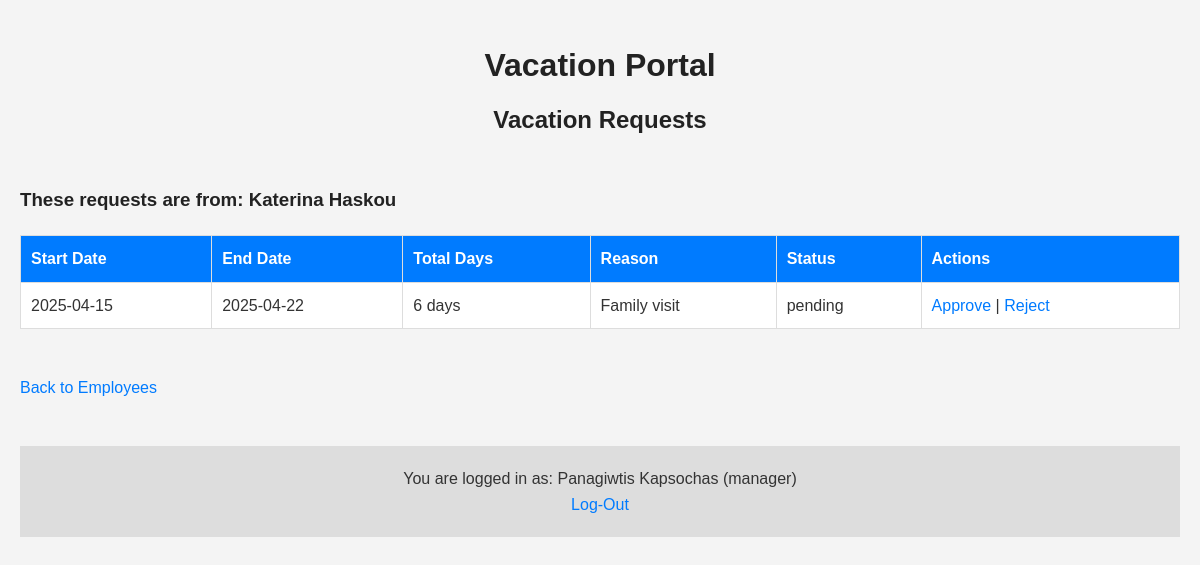
The app's page /manageRequestsForm.php?employee_code=1111112 (signed in) with its own data.
### tables this page shows
CREATE TABLE `users` (
  `employee_code` int(11) NOT NULL,
  `full_name` varchar(100) NOT NULL,
  `email` varchar(100) NOT NULL,
  `password` varchar(255) NOT NULL,
  `role` enum('manager','employee') NOT NULL,
  `manager_code` int(7) NOT NULL
);

CREATE TABLE `requests` (
  `id` int(11) NOT NULL,
  `employee_code` int(11) NOT NULL,
  `full_name` varchar(100) NOT NULL,
  `start_date` date NOT NULL,
  `end_date` date NOT NULL,
  `total_days` int(11) GENERATED ALWAYS AS (to_days(`end_date`) - to_days(`start_date`) + 1) STORED,
  `reason` text NOT NULL,
  `status` enum('pending','approved','rejected') NOT NULL,
  `submitted_date` datetime DEFAULT current_timestamp(),
  `manager_code` int(7) NOT NULL
);

### middleware/utils.php (called while the page is built, shortened)
<?php
function countWeekdays($start_date, $end_date) {
    $start = new DateTime($start_date);
    $end = new DateTime($end_date);
    $interval = new DateInterval('P1D');
    $dateRange = new DatePeriod($start, $interval, $end->modify('+1 day'));
    $weekdayCount = 0;
    foreach ($dateRange as $date) {
        if ($date->format('N') < 6) {
            $weekdayCount++;
        }
    }
    return $weekdayCount;
}
?>

### public/manageRequestsForm.php (the view, shortened to what this page needs)
<?php
include __DIR__ . '/../src/config.php';
include __DIR__ . '/../middleware/utils.php';
$employee_code = $_GET['employee_code'] ?? null;
$manager_code = $_SESSION['user_employee_code'];
$stmt = $connection->prepare("SELECT full_name FROM users WHERE employee_code = ? AND manager_code = ?");
$stmt->bind_param("ii", $employee_code, $manager_code);
$stmt->execute();
$employee_result = $stmt->get_result();
$employee = $employee_result->fetch_assoc();
$employee_full_name = $employee['full_name'] ?? 'Unknown Employee';
$stmt = $connection->prepare("SELECT id, start_date, end_date, reason, status FROM requests WHERE employee_code = ? AND manager_code = ?");
$stmt->bind_param("ii", $employee_code, $manager_code);
$stmt->execute();
$result = $stmt->get_result();
?>
<!DOCTYPE html>
<html lang="en">
<head>
</head>
<body>
    <div class="main-title">
        <h1>Vacation Portal</h1>
        <h2>Vacation Requests</h2>
    </div>
    <br>
    <h3>These requests are from: <?php echo htmlspecialchars($employee_full_name); ?></h3>
    <table border="1">
        <tr>
            <th>Start Date</th>
            <th>End Date</th>
            <th>Total Days</th>
            <th>Reason</th>
            <th>Status</th>
            <th>Actions</th>
        </tr>
        <?php while ($row = $result->fetch_assoc()): ?>
        <tr>
            <td><?php echo htmlspecialchars($row['start_date']); ?></td>
            <td><?php echo htmlspecialchars($row['end_date']); ?></td>
            <td><?php echo countWeekdays($row['start_date'], $row['end_date']) . " days"; ?></td>
            <td><?php echo htmlspecialchars($row['reason']); ?></td>
            <td><?php echo htmlspecialchars($row['status']); ?></td>
            <td>
                <?php if ($row['status'] === 'pending'): ?>
                    <a href="manageRequests.php?id=<?php echo $row['id']; ?>&action=approved">Approve</a> |
                    <a href="manageRequests.php?id=<?php echo $row['id']; ?>&action=rejected">Reject</a>
                <?php else: ?>
                    <em>No Actions Available</em>
                <?php endif; ?>
            </td>
        </tr>
        <?php endwhile; ?>
    </table>
    <br>
    <a href="manageUsersForm.php">Back to Employees</a>
    <br>
    <br>
    <footer>
        <div class="logout">
            <p>You are logged in as: <?php echo $_SESSION['user_full_name'] . " (" . $_SESSION['user_role'] . ")" ?></p>
            <a href="logout.php">Log-Out</a>
        </div>
    </footer>
</body>
</html>

### records on screen
users: full_name "Katerina Haskou"
requests: start_date "2025-04-15", end_date "2025-04-22", countWeekdays($row['start_date'], $row['end_date']) "6", reason "Family visit", status "pending"

### other values on screen
$_SESSION['user_full_name'] "Panagiwtis Kapsochas"
$_SESSION['user_role'] "manager"
